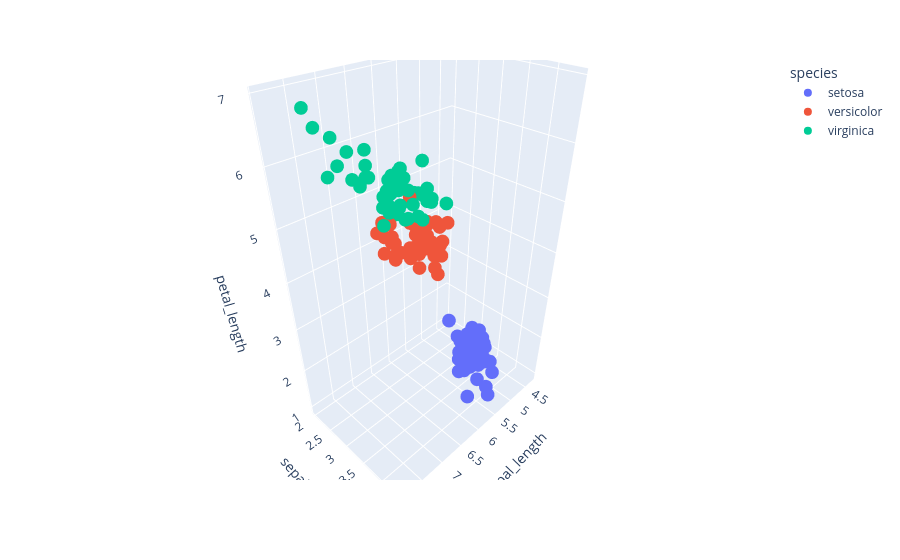

Source (notebook cell):
### Code cell
# Load dataset
df = px.data.iris()

# 3D scatter plot
fig = px.scatter_3d(
    df,
    x="sepal_length",
    y="sepal_width",
    z="petal_length",
    color="species"
)

fig.show()

### Figure 1 — Plotly figure (JSON) as saved in the notebook; plotly's stock layout.template omitted (floating-point values rounded to 4 significant figures)
{"data": [{"hovertemplate": "species=setosa<br>sepal_length=%{x}<br>sepal_width=%{y}<br>petal_length=%{z}<extra></extra>", "legendgroup": "setosa", "marker": {"color": "#636efa", "symbol": "circle"}, "mode": "markers", "name": "setosa", "scene": "scene", "showlegend": true, "type": "scatter3d", "x": [5.1, 4.9, 4.7, 4.6, 5.0, 5.4, 4.6, 5.0, 4.4, 4.9, 5.4, 4.8, 4.8, 4.3, 5.8, 5.7, 5.4, 5.1, 5.7, 5.1, 5.4, 5.1, 4.6, 5.1, 4.8, 5.0, 5.0, 5.2, 5.2, 4.7, 4.8, 5.4, 5.2, 5.5, 4.9, 5.0, 5.5, 4.9, 4.4, 5.1, 5.0, 4.5, 4.4, 5.0, 5.1, 4.8, 5.1, 4.6, 5.3, 5.0], "y": [3.5, 3.0, 3.2, 3.1, 3.6, 3.9, 3.4, 3.4, 2.9, 3.1, 3.7, 3.4, 3.0, 3.0, 4.0, 4.4, 3.9, 3.5, 3.8, 3.8, 3.4, 3.7, 3.6, 3.3, 3.4, 3.0, 3.4, 3.5, 3.4, 3.2, 3.1, 3.4, 4.1, 4.2, 3.1, 3.2, 3.5, 3.1, 3.0, 3.4, 3.5, 2.3, 3.2, 3.5, 3.8, 3.0, 3.8, 3.2, 3.7, 3.3], "z": [1.4, 1.4, 1.3, 1.5, 1.4, 1.7, 1.4, 1.5, 1.4, 1.5, 1.5, 1.6, 1.4, 1.1, 1.2, 1.5, 1.3, 1.4, 1.7, 1.5, 1.7, 1.5, 1.0, 1.7, 1.9, 1.6, 1.6, 1.5, 1.4, 1.6, 1.6, 1.5, 1.5, 1.4, 1.5, 1.2, 1.3, 1.5, 1.3, 1.5, 1.3, 1.3, 1.3, 1.6, 1.9, 1.4, 1.6, 1.4, 1.5, 1.4]}, {"hovertemplate": "species=versicolor<br>sepal_length=%{x}<br>sepal_width=%{y}<br>petal_length=%{z}<extra></extra>", "legendgroup": "versicolor", "marker": {"color": "#EF553B", "symbol": "circle"}, "mode": "markers", "name": "versicolor", "scene": "scene", "showlegend": true, "type": "scatter3d", "x": [7.0, 6.4, 6.9, 5.5, 6.5, 5.7, 6.3, 4.9, 6.6, 5.2, 5.0, 5.9, 6.0, 6.1, 5.6, 6.7, 5.6, 5.8, 6.2, 5.6, 5.9, 6.1, 6.3, 6.1, 6.4, 6.6, 6.8, 6.7, 6.0, 5.7, 5.5, 5.5, 5.8, 6.0, 5.4, 6.0, 6.7, 6.3, 5.6, 5.5, 5.5, 6.1, 5.8, 5.0, 5.6, 5.7, 5.7, 6.2, 5.1, 5.7], "y": [3.2, 3.2, 3.1, 2.3, 2.8, 2.8, 3.3, 2.4, 2.9, 2.7, 2.0, 3.0, 2.2, 2.9, 2.9, 3.1, 3.0, 2.7, 2.2, 2.5, 3.2, 2.8, 2.5, 2.8, 2.9, 3.0, 2.8, 3.0, 2.9, 2.6, 2.4, 2.4, 2.7, 2.7, 3.0, 3.4, 3.1, 2.3, 3.0, 2.5, 2.6, 3.0, 2.6, 2.3, 2.7, 3.0, 2.9, 2.9, 2.5, 2.8], "z": [4.7, 4.5, 4.9, 4.0, 4.6, 4.5, 4.7, 3.3, 4.6, 3.9, 3.5, 4.2, 4.0, 4.7, 3.6, 4.4, 4.5, 4.1, 4.5, 3.9, 4.8, 4.0, 4.9, 4.7, 4.3, 4.4, 4.8, 5.0, 4.5, 3.5, 3.8, 3.7, 3.9, 5.1, 4.5, 4.5, 4.7, 4.4, 4.1, 4.0, 4.4, 4.6, 4.0, 3.3, 4.2, 4.2, 4.2, 4.3, 3.0, 4.1]}, {"hovertemplate": "species=virginica<br>sepal_length=%{x}<br>sepal_width=%{y}<br>petal_length=%{z}<extra></extra>", "legendgroup": "virginica", "marker": {"color": "#00cc96", "symbol": "circle"}, "mode": "markers", "name": "virginica", "scene": "scene", "showlegend": true, "type": "scatter3d", "x": [6.3, 5.8, 7.1, 6.3, 6.5, 7.6, 4.9, 7.3, 6.7, 7.2, 6.5, 6.4, 6.8, 5.7, 5.8, 6.4, 6.5, 7.7, 7.7, 6.0, 6.9, 5.6, 7.7, 6.3, 6.7, 7.2, 6.2, 6.1, 6.4, 7.2, 7.4, 7.9, 6.4, 6.3, 6.1, 7.7, 6.3, 6.4, 6.0, 6.9, 6.7, 6.9, 5.8, 6.8, 6.7, 6.7, 6.3, 6.5, 6.2, 5.9], "y": [3.3, 2.7, 3.0, 2.9, 3.0, 3.0, 2.5, 2.9, 2.5, 3.6, 3.2, 2.7, 3.0, 2.5, 2.8, 3.2, 3.0, 3.8, 2.6, 2.2, 3.2, 2.8, 2.8, 2.7, 3.3, 3.2, 2.8, 3.0, 2.8, 3.0, 2.8, 3.8, 2.8, 2.8, 2.6, 3.0, 3.4, 3.1, 3.0, 3.1, 3.1, 3.1, 2.7, 3.2, 3.3, 3.0, 2.5, 3.0, 3.4, 3.0], "z": [6.0, 5.1, 5.9, 5.6, 5.8, 6.6, 4.5, 6.3, 5.8, 6.1, 5.1, 5.3, 5.5, 5.0, 5.1, 5.3, 5.5, 6.7, 6.9, 5.0, 5.7, 4.9, 6.7, 4.9, 5.7, 6.0, 4.8, 4.9, 5.6, 5.8, 6.1, 6.4, 5.6, 5.1, 5.6, 6.1, 5.6, 5.5, 4.8, 5.4, 5.6, 5.1, 5.1, 5.9, 5.7, 5.2, 5.0, 5.2, 5.4, 5.1]}], "layout": {"autosize": true, "legend": {"title": {"text": "species"}, "tracegroupgap": 0}, "margin": {"t": 60}, "scene": {"aspectmode": "auto", "aspectratio": {"x": 0.9709, "y": 0.6473, "z": 1.591}, "domain": {"x": [0, 1], "y": [0, 1]}, "xaxis": {"title": {"text": "sepal_length"}, "type": "linear"}, "yaxis": {"title": {"text": "sepal_width"}, "type": "linear"}, "zaxis": {"title": {"text": "petal_length"}, "type": "linear"}}}}
